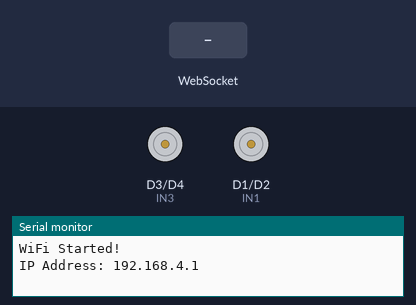
A sketch run on a simulated ESP8266 (NodeMCU). Parts: motor-driver pin pairs drawn as motors (green arrow = first pin HIGH = forward, orange = second pin HIGH = backward, longer = more drive), the last lines printed to the serial monitor. Inputs (shaded band) come from the test bench.

Above: at 1.2 s.
1.3 s: WebSocket text "F" received
At 1.7 s:
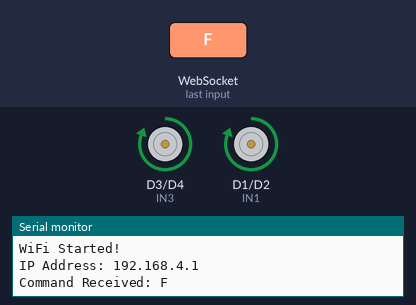
2.8 s: WebSocket text "B" received
At 4.0 s:
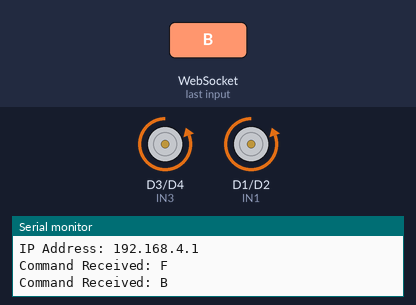
4.3 s: WebSocket text "L" received
At 5.1 s:
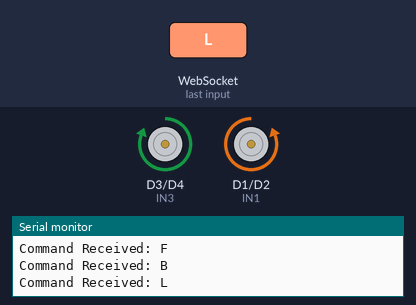
5.8 s: WebSocket text "R" received
At 6.2 s:
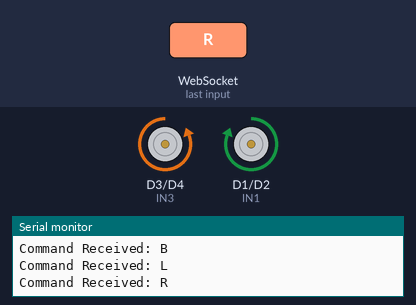
Timing chart, 0 to 8.3 s (numbered marks = the images above; inputs shaded):
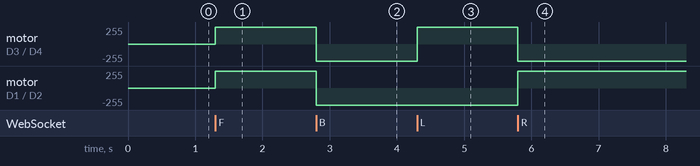

Measured:
- after the input at 1.3 s, motor on D3 (IN3) / D4 (IN4), motor on D1 (IN1) / D2 (IN2): stopped → forward 255/255 at once
- after the input at 2.8 s, motor on D3 (IN3) / D4 (IN4), motor on D1 (IN1) / D2 (IN2): forward 255/255 → backward 255/255 at once
- after the input at 4.3 s, motor on D3 (IN3) / D4 (IN4): backward 255/255 → forward 255/255 at once
- after the input at 5.8 s, motor on D3 (IN3) / D4 (IN4): forward 255/255 → backward 255/255 at once; motor on D1 (IN1) / D2 (IN2): backward 255/255 → forward 255/255 at once

The sketch:

iot_car.ino
```cpp
#include <ESP8266WiFi.h>
#include <WebSocketsServer.h>

// Wi-Fi Credentials
const char* ssid = "IoT_Car";  // Change to your Wi-Fi SSID
const char* password = "12345678";  // Change to your Wi-Fi Password

// Motor Pins
#define IN1 D1
#define IN2 D2
#define IN3 D3
#define IN4 D4

WebSocketsServer webSocket(81); // WebSocket server on port 81

void controlCar(String command) {
    if (command == "F") { // Forward
        digitalWrite(IN1, HIGH);
        digitalWrite(IN2, LOW);
        digitalWrite(IN3, HIGH);
        digitalWrite(IN4, LOW);
    } else if (command == "B") { // Backward
        digitalWrite(IN1, LOW);
        digitalWrite(IN2, HIGH);
        digitalWrite(IN3, LOW);
        digitalWrite(IN4, HIGH);
    } else if (command == "L") { // Left
        digitalWrite(IN1, LOW);
        digitalWrite(IN2, HIGH);
        digitalWrite(IN3, HIGH);
        digitalWrite(IN4, LOW);
    } else if (command == "R") { // Right
        digitalWrite(IN1, HIGH);
        digitalWrite(IN2, LOW);
        digitalWrite(IN3, LOW);
        digitalWrite(IN4, HIGH);
    } else { // Stop
        digitalWrite(IN1, LOW);
        digitalWrite(IN2, LOW);
        digitalWrite(IN3, LOW);
        digitalWrite(IN4, LOW);
    }
}

// WebSocket Event Handler
void webSocketEvent(uint8_t num, WStype_t type, uint8_t *payload, size_t length) {
    if (type == WStype_TEXT) {
        String command = String((char *)payload);
        Serial.println("Command Received: " + command);
        controlCar(command);
    }
}

void setup() {
    Serial.begin(115200);

    pinMode(IN1, OUTPUT);
    pinMode(IN2, OUTPUT);
    pinMode(IN3, OUTPUT);
    pinMode(IN4, OUTPUT);

    // Connect to Wi-Fi
    WiFi.softAP(ssid, password);
    Serial.println("WiFi Started!");
    Serial.print("IP Address: ");
    Serial.println(WiFi.softAPIP());

    // Start WebSocket Server
    webSocket.begin();
    webSocket.onEvent(webSocketEvent);
}

void loop() {
    webSocket.loop(); // Keep WebSocket running
}
```
